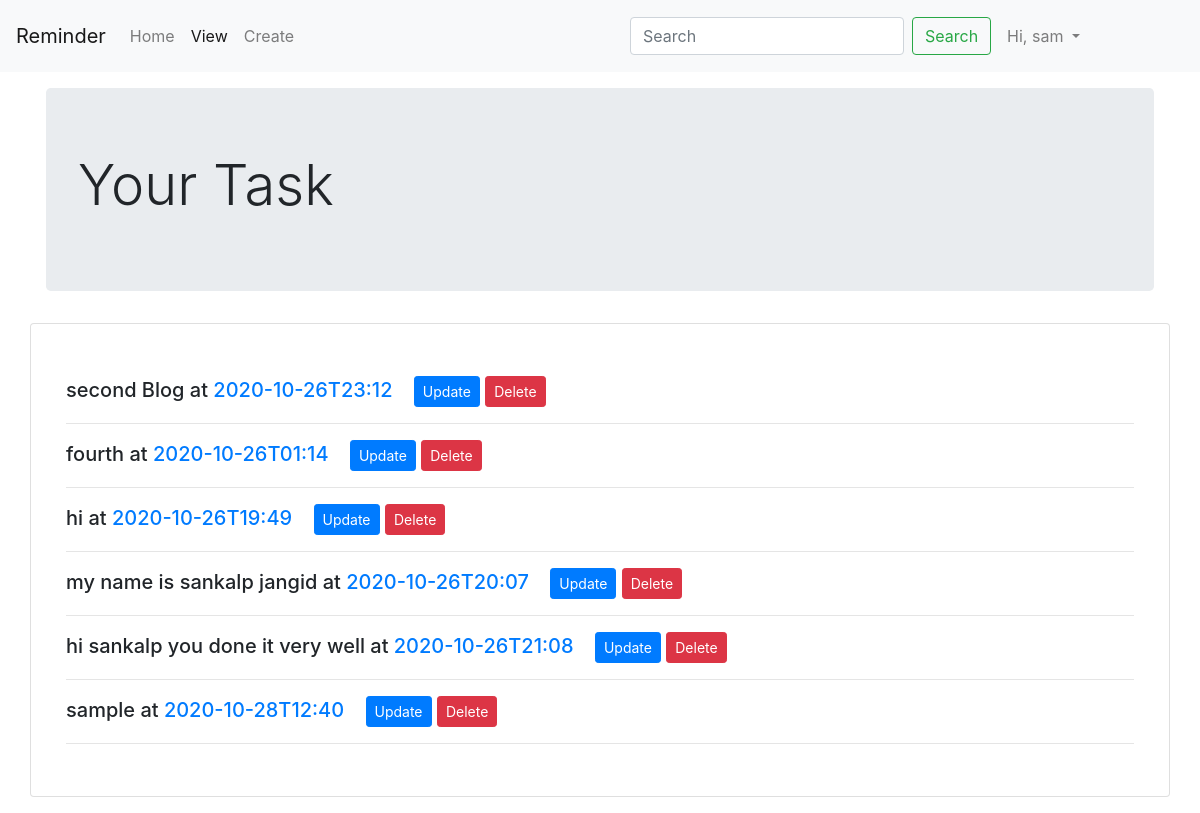
The app's page /view (signed in), older data.
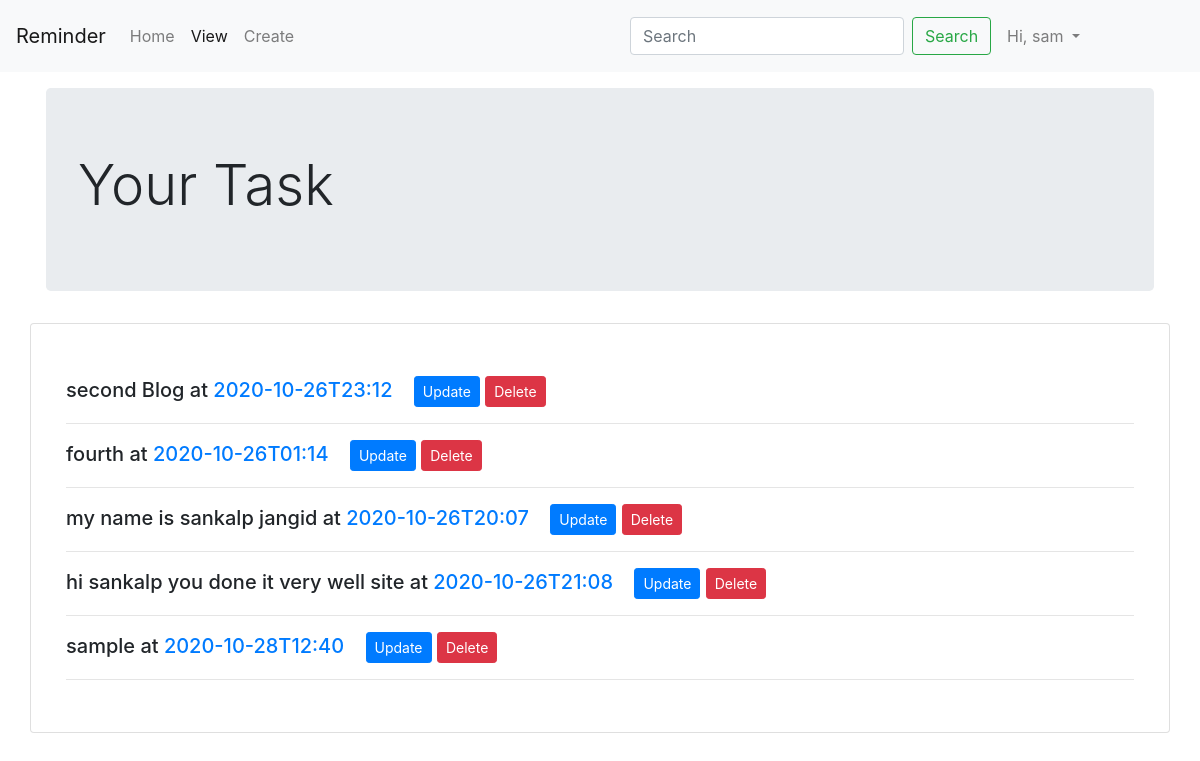
The same page, newer data.
### reminder/models.py (models this page shows, shortened)
class Details(models.Model):
    sno = models.AutoField(primary_key=True)
    detail = models.TextField()
    datetime = models.TextField()
    user = models.ForeignKey(User, on_delete=models.CASCADE)

### reminder/views.py (the view)
# urls.py: path('view', views.view, name="view"),
@login_required(login_url="/")
def view(request):
    log_user = request.user
    alldata = Details.objects.filter(user=log_user)
    context = {'alldata':alldata}
    return render(request, "view.html",context)

### templates/view.html (shortened to what this page needs)
<!DOCTYPE html>
<html lang="en">
<head>
    <link rel="stylesheet" href="https://cdn.jsdelivr.net/npm/bootstrap@4.5.3/dist/css/bootstrap.min.css">
</head>
<body>
    <nav class="navbar navbar-expand-lg navbar-light bg-light">
  <a class="navbar-brand" href="/">Reminder</a>
  <div class="collapse navbar-collapse" id="navbarSupportedContent">
    <ul class="navbar-nav mr-auto">
      <li class="nav-item">
        <a class="nav-link" href="/">Home </a>
      </li>
      <li class="nav-item active">
        <a class="nav-link" href="/view">View</a>
      </li>
      <li class="nav-item ">
        <a class="nav-link" href="/task">Create<span class="sr-only">(current)</span></a>
      </li>
    </ul>
    <form method="get" action="search" class="form-inline my-2 my-lg-0">
      <input class="form-control mr-sm-2" name="search" type="search" placeholder="Search" aria-label="Search">
      <button class="btn btn-outline-success my-2 my-sm-0" type="submit">Search</button>
    </form>
    {% if user.is_authenticated %}
            <ul class ="navbar-nav m-2">
            <li class="nav-item dropdown mr-5">
            <a class="nav-link dropdown-toggle" href="#" id="navbarDropdown" role="button" data-toggle="dropdown" aria-haspopup="true" aria-expanded="false">
          Hi, {{request.user}}
            </a>
        </li>
        <ul>
    {% else %}
    <div class="mx-1">
        <button type="button" class="btn btn-primary" data-toggle="modal" data-target="#signup">signup</button>
        <button type="button" class="btn btn-primary" data-toggle="modal" data-target="#login">login</button>
    </div>
    {% endif %}
  </div>
</nav>
<div class="container my-3 px-3">
    <div class="jumbotron">
  <h1 class="display-4">Your Task</h1>
</div>
</div>
<div class="container my-3 card">
    <div class="card-body my-3">
   {% for data in alldata %}
        <h5 class="my-3" name="deatils_task">{{data.detail}} at <a href="#" name="task_date">{{data.datetime}}</a>
        <a href="update/{{data.sno}}" class="btn btn-primary btn-sm ml-3">Update</a>
        <a href="delete/{{data.sno}}" class="btn btn-danger btn-sm">Delete</a>
        </h5>
        <hr>
   {% endfor %}
   </div>
</div>
</body>
</html>

Row changes from the older to the newer data that the page shows:
removed Details: detail "hi", datetime "2020-10-26T19:49"
changed Details: detail "hi sankalp you done it very well" → "hi sankalp you done it very well site"
